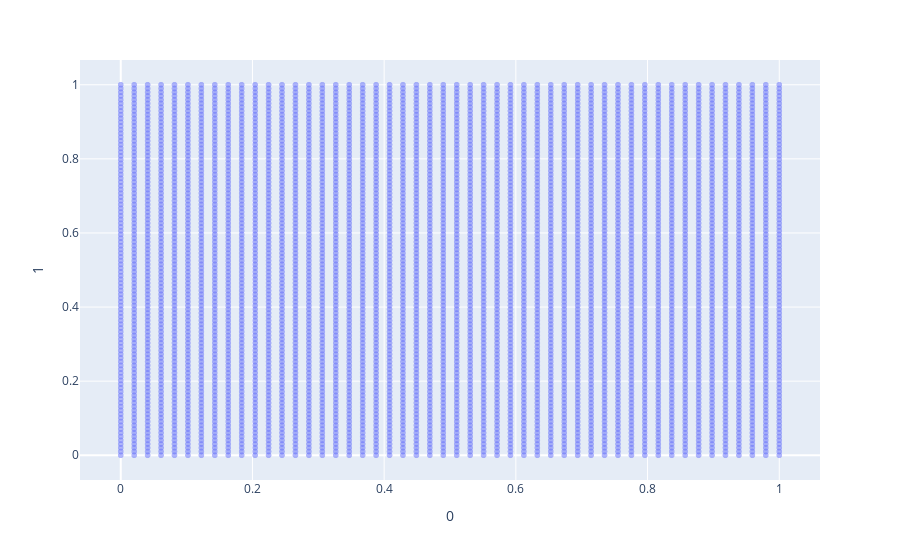

Notebook code cell kept with this figure:
### Code cell
px.scatter(points, x=0, y=1, opacity=0.5)

### Figure 1 — Plotly figure (JSON) as saved in the notebook; plotly's stock layout.template omitted (floating-point values rounded to 4 significant figures; data arrays with more than 128 entries replaced by an {"elided": "..."} marker saying what was removed)
{"data": [{"hovertemplate": "0=%{x}<br>1=%{y}<extra></extra>", "legendgroup": "", "marker": {"color": "#636efa", "opacity": 0.5, "symbol": "circle"}, "mode": "markers", "name": "", "showlegend": false, "type": "scattergl", "x": {"elided": "5000 float values"}, "xaxis": "x", "y": {"elided": "5000 float values"}, "yaxis": "y"}], "layout": {"legend": {"tracegroupgap": 0}, "margin": {"t": 60}, "xaxis": {"anchor": "y", "domain": [0, 1], "title": {"text": "0"}}, "yaxis": {"anchor": "x", "domain": [0, 1], "title": {"text": "1"}}}}
